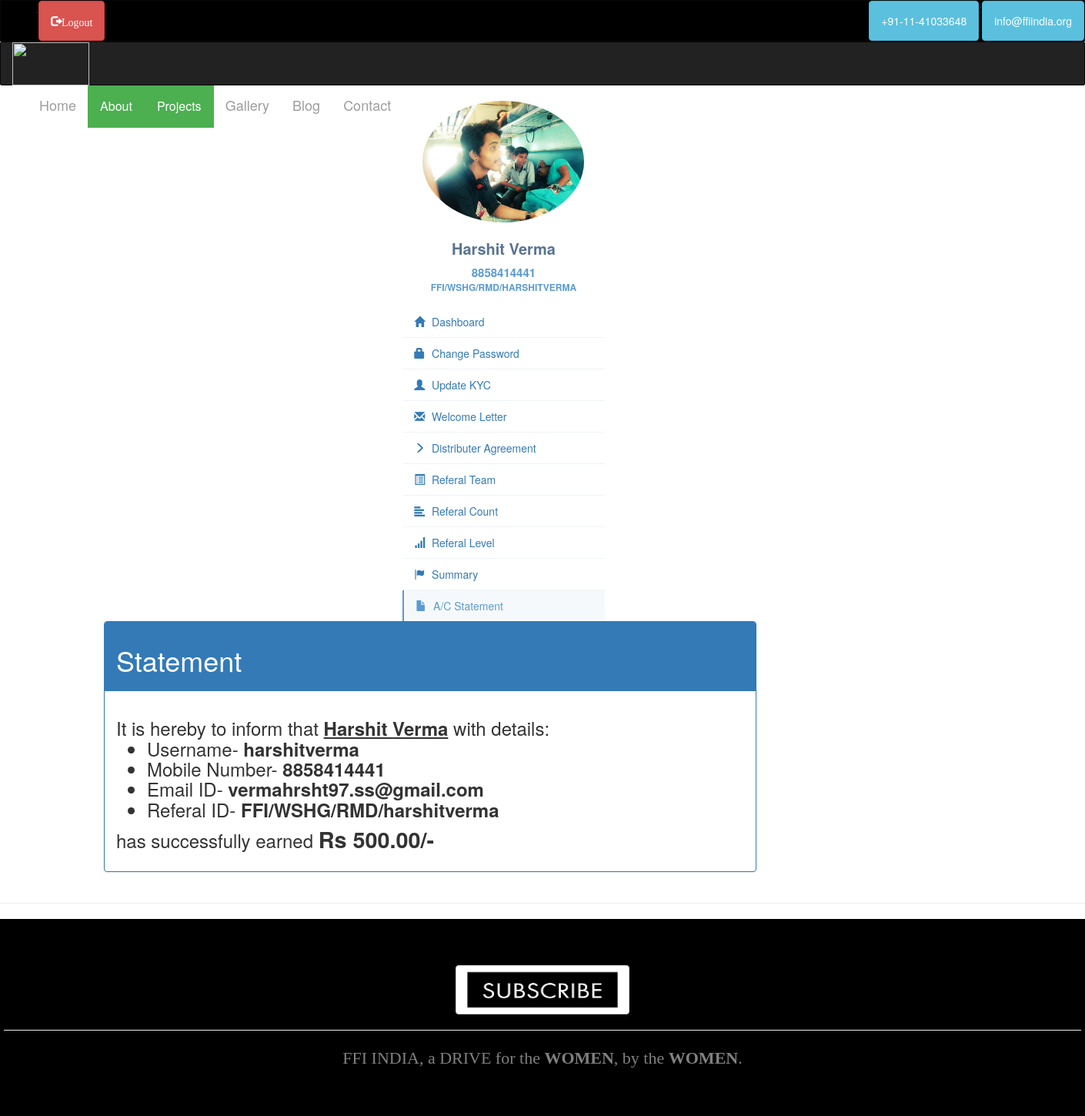
The app's page /dashboard/ac_statement/ (signed in), older data.
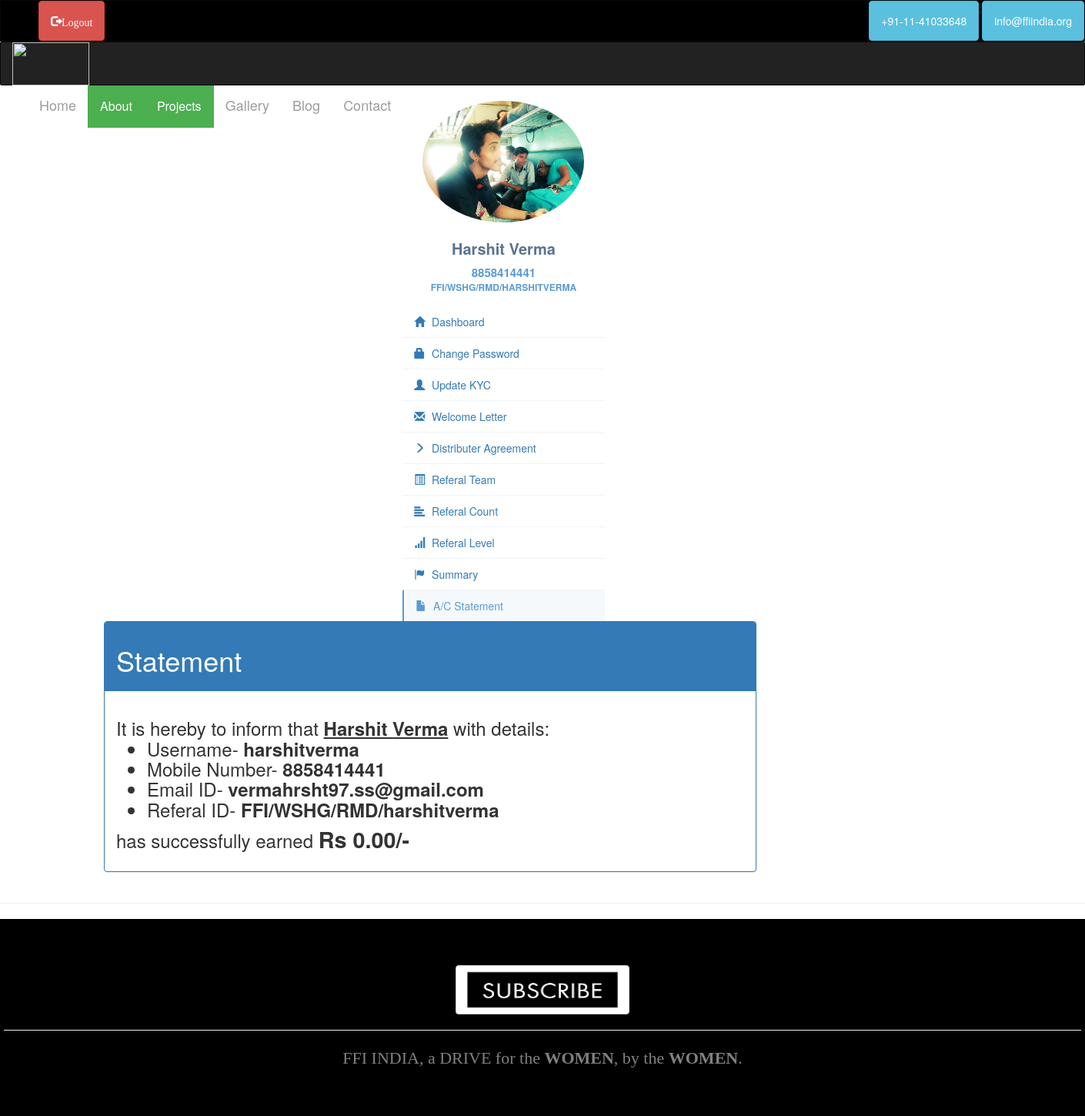
The same page, newer data.
### nhdo_main/models.py (models this page shows, shortened)
class Profile(models.Model):
    user = models.OneToOneField(User, unique=True, on_delete=models.CASCADE)
    referal_id = models.CharField(max_length=40, null=True, blank=True)
    pan_number = models.IntegerField(null=True, blank=True)
    gender = models.CharField(max_length=10, choices=GENDER)
    status = models.CharField(max_length=10, choices=STATUS, default='single')
    birth_date = models.DateField(null=True, blank=True)
    address = models.CharField(max_length=30, null=True, blank=True)
    city = models.CharField(max_length=20, null=True, blank=True)
    pincode = models.IntegerField(null=True, blank=True)
    state = models.CharField(max_length=20, null=True, blank=True)
    mobile_number = models.IntegerField(null=True, blank=True)
    profile_pic = models.FileField(upload_to='profile_pic', blank=True, null=True)
    count1 = models.IntegerField(null=True, blank=True, default=0)
    count2 = models.IntegerField(null=True, blank=True, default=0)
    count3 = models.IntegerField(null=True, blank=True, default=0)
    count4 = models.IntegerField(null=True, blank=True, default=0)
    count5 = models.IntegerField(null=True, blank=True, default=0)
    count6 = models.IntegerField(null=True, blank=True, default=0)
    money1 = models.DecimalField(decimal_places=2, max_digits=10, null=True, blank=True, default=0)
    money2 = models.DecimalField(decimal_places=2, max_digits=10, null=True, blank=True, default=0)
    money3 = models.DecimalField(decimal_places=2, max_digits=10, null=True, blank=True, default=0)
    money4 = models.DecimalField(decimal_places=2, max_digits=10, null=True, blank=True, default=0)
    money5 = models.DecimalField(decimal_places=2, max_digits=10, null=True, blank=True, default=0)
    money6 = models.DecimalField(decimal_places=2, max_digits=10, null=True, blank=True, default=0)
    money = models.DecimalField(decimal_places=2, max_digits=10, null=True, blank=True, default=0)
    total = models.IntegerField(default=0, null=True, blank=True)
    your_referal = models.CharField(max_length=40, default='none')
    level_reached = models.CharField(max_length=20, default=0)

### dashboard/views.py (the view)
def ac_statement(request):
    value10 = "active"
    ac = Profile.objects.get(user=request.user)
    return render(request, 'dashboard/ac_statement.html', {'value10':value10, 'ac':ac})

### templates/dashboard/ac_statement.html
{% extends 'base.html' %}
{% block content %}
<div class="panel panel-primary" style="">
        <div class="panel-heading" style=""><h1>Statement</h1></div>
  <div class="panel-body">
      <h3>
          It is hereby to inform that <u><b>{{ user.first_name }} {{ user.last_name }}</b></u> with details:<br />
      <ul>
          <li>Username- <b>{{ user.username }}</b></li>
          <li>Mobile Number- <b>{{ ac.mobile_number }}</b></li>
          <li>Email ID- <b>{{ user.email }}</b></li>
          <li>Referal ID- <b>{{ ac.your_referal }}</b></li>
      </ul>
          has successfully earned <b><big>Rs {{ ac.money }}/- </big></b>
      </h3>
  </div>
</div>
{% endblock %}

Row changes from the older to the newer data that the page shows:
changed Profile "FFI/WSHG/RMD/harshitverma": money "500.00" → "0.00"
